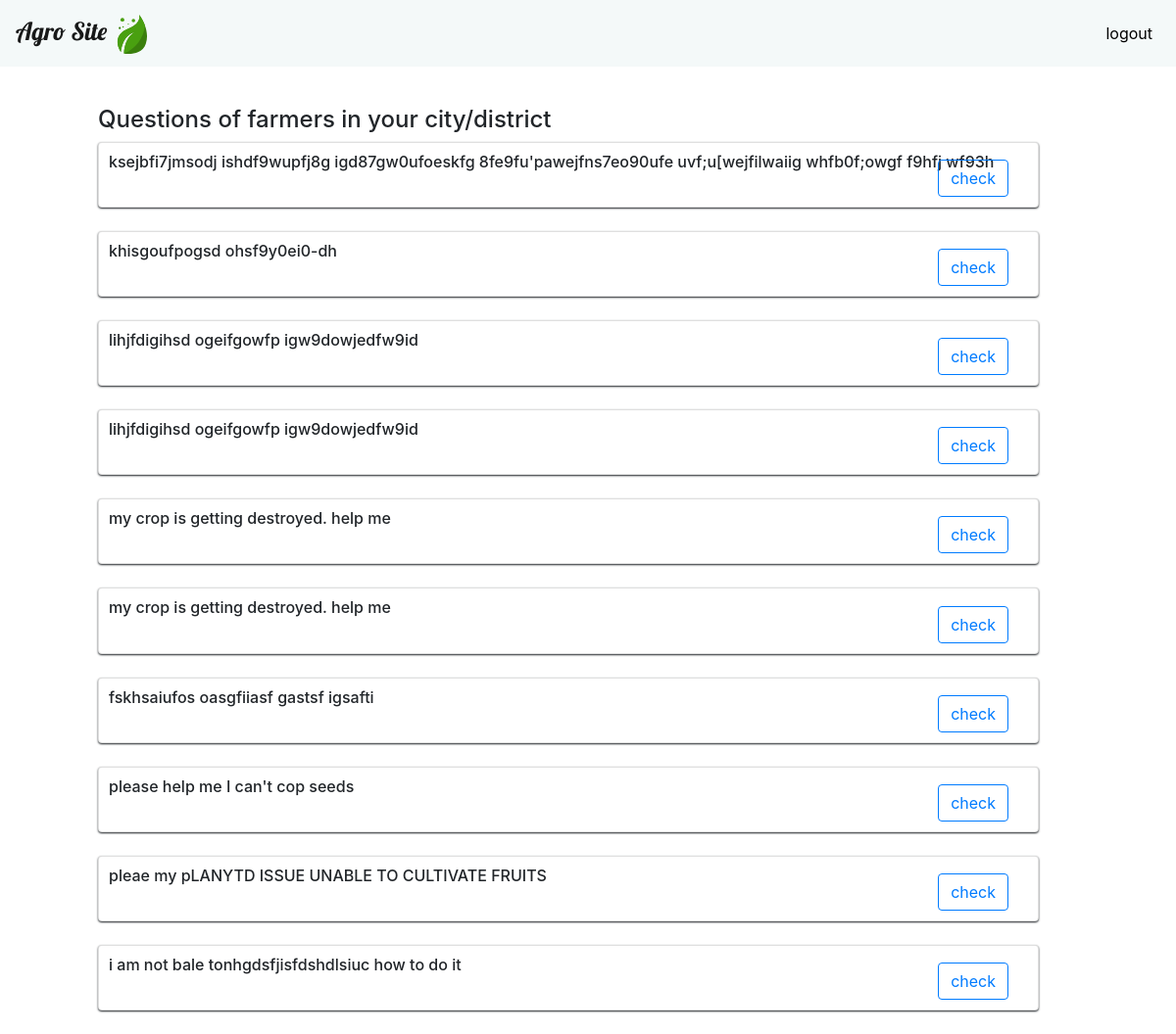
/questions1 (signed in), run on the app's committed database.
### account/models.py (models this page shows)
class question(models.Model):
    ques=models.TextField()
    comsv=models.ManyToManyField(vol_comment)
    comsf=models.ManyToManyField(far_comment)
    far = models.ForeignKey(farmer, on_delete=models.CASCADE)

### account/views.py (the view)
# urls.py: path('questions1',views.questions1,name='questions1'),
def questions1(request):
    try:
        vobj = volunteer.objects.get(id=request.session['v_member_id'])
        print(f"Volunteer: {vobj.village} / {vobj.district}")
        que = question.objects.filter(
            models.Q(far__village__iexact=vobj.village) | models.Q(far__district__iexact=vobj.district)
        ).order_by('-id')
        for q in que:
            print(f"Q: {q.ques} (Farmer: {q.far.village} / {q.far.district})")
        return render(request,'questions1.html',context={'que':que})
    except KeyError:
        return redirect('/')

### templates/questions1.html (shortened to what this page needs)
<!DOCTYPE html>
<html lang="en" dir="ltr">
  <head>
    {% load static %}
    <link href="{% static 'styles5.css' %}" rel="stylesheet">
    <link rel="stylesheet" href="https://maxcdn.bootstrapcdn.com/bootstrap/4.0.0/css/bootstrap.min.css">
  </head>
  <nav class="navbar navbar-expand-lg navbar-light sticky-top" style="background-color:#f4f9f9">
  <a class="navbar-brand" href="/" style="font-family: 'Lobster', cursive;font-size:25px">Agro Site <img src="{% static 'img/leaf.svg' %}" style="height:40px"></a>
  <div class="collapse navbar-collapse" id="navbarSupportedContent">
    <ul class="navbar-nav ml-auto">
      <li class="nav-item">
        <a class="nav-link" href="{%	url	'account:logout'	%}" style="color:black">logout</a>
      </li>
    </ul>
  </div>
  </nav>
  <body>
    <h4 style="margin-left:100px;margin-top:40px">Questions of farmers in your city/district</h4>
    {% for q1 in que %}
    <div class="card">
      <form action="queshigh1" method="post">
        <h6 style="margin-left:10px;position:relative;top:10px;">{{q1.ques}}</h6>
        <input type="submit" value="check" class="btn btn-outline-primary" style="float:right;position:relative;bottom:10px;right:30px">
      </form>
    </div><br>
    {% endfor %}
  </body>

### static/styles5.css (style rules this page uses)
.card { margin-left:100px; width:80%; box-shadow: 0 1px 2px 0; }

### data on the page
question: ques "ksejbfi7jmsodj ishdf9wupfj8g igd87gw0ufoeskfg 8fe9fu'pawejfns7eo90ufe uvf;u[wejfilwaiig whfb0f;owgf f9hfj wf93h"
question: ques "khisgoufpogsd ohsf9y0ei0-dh"
question: ques "lihjfdigihsd ogeifgowfp igw9dowjedfw9id"
question: ques "lihjfdigihsd ogeifgowfp igw9dowjedfw9id"
question: ques "my crop is getting destroyed. help me"
question: ques "my crop is getting destroyed. help me"
question: ques "fskhsaiufos oasgfiiasf gastsf igsafti"
question: ques "please help me I can't cop seeds"
question: ques "pleae my pLANYTD ISSUE UNABLE TO CULTIVATE FRUITS"
question: ques "i am not bale tonhgdsfjisfdshdlsiuc how to do it"
